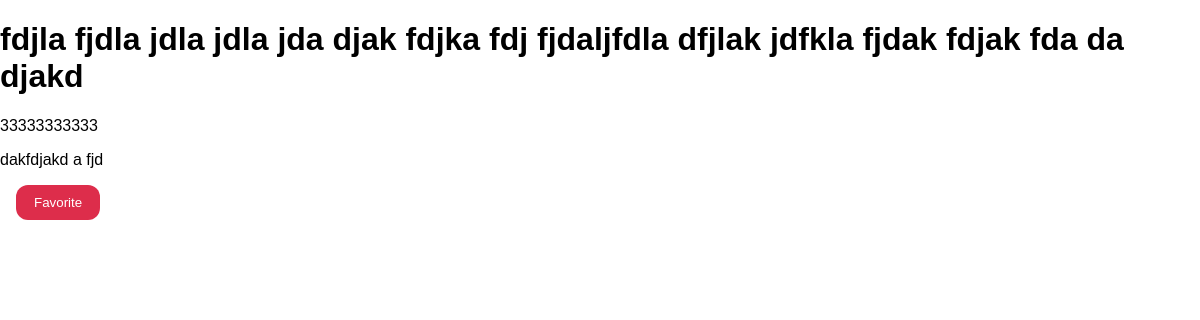
The app's page /reviews/4 with its own data.
### reviews/models.py (models this page shows)
class Review(models.Model):
    user_name = models.CharField(max_length=100)
    review_text = models.TextField()
    rating = models.IntegerField()

### reviews/views.py (the view)
# urls.py: path("reviews/<int:pk>" , views.ReviewDetailView.as_view() , name="single")
class ReviewDetailView(DetailView):
    template_name = "reviews/review_detail.html"
    model = Review
    def get_context_data(self, **kwargs):
        context =  super().get_context_data(**kwargs)
        loaded_review = self.object
        request = self.request
        favorite_id = request.session.get("favorite_review")
        context["is_favorite"] = favorite_id == str(loaded_review.id)
        return context

### reviews/templates/reviews/review_detail.html (shortened to what this page needs)
{% extends 'reviews/base.html' %}
{% block content %}
    <h1>{{ object.user_name }}</h1>
    <p>{{ review.rating }}</p>
    <p>{{ review.review_text }}</p>
    {% if is_favorite %}
            <p>This is my favorite review.</p>
    {% else %}
    <form action="/reviews/favorite" method="POST">
        <button class="fav">Favorite</button>
    </form>
    {% endif %}
{% endblock  %}

### reviews/static/reviews/style.css (style rules this page uses)
body { font-family: sans-serif; margin: 0; }
button { margin: 8px 0; cursor: pointer; padding: 0.5rem 1.5rem; border-radius: 12px; background-color: rgb(185, 60, 175); color: white; border: .5px solid rgb(185, 60, 175); }
.fav { margin: 0 16px; padding: 10px 18px; border: none; border-radius: 12px; background-color: rgb(221, 45, 75); color: white; }

### records on screen
Review: user_name "fdjla fjdla jdla jdla jda djak fdjka fdj fjdaljfdla dfjlak jdfkla fjdak fdjak fda da djakd", rating "33333333333", review_text "dakfdjakd a fjd"
